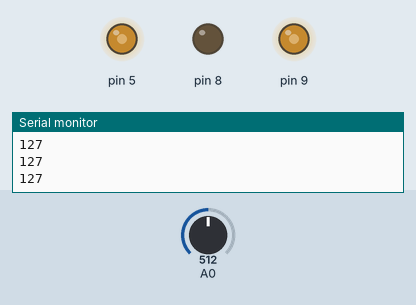
Recording of a sketch running on a simulated Arduino Uno, built with avr-gcc and run on an emulated ATmega328P. Parts: output pins drawn as LEDs (lit = HIGH), the last lines printed to the serial monitor. The inputs (shaded band) are chosen by the test bench; at power-on: A0 = 512.

Above: at 1.2 s.
1.3 s: A0 set to 716
At 2.1 s:
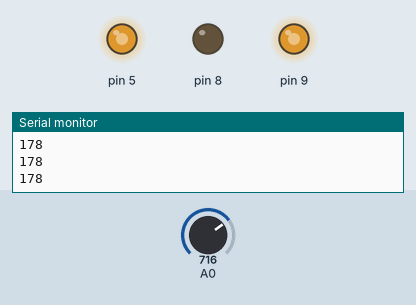
2.8 s: A0 set to 900
At 3.3 s:
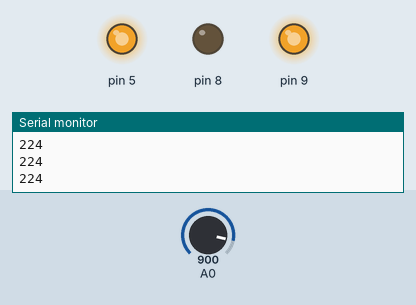
4.3 s: A0 set to 122
At 5.5 s:
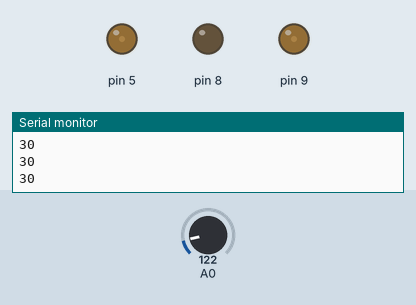
5.8 s: A0 set to 0
At 6.7 s:
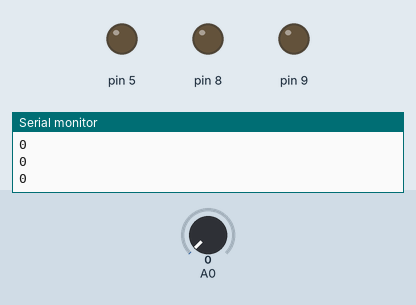
7.3 s: A0 set to 511
At 7.9 s:
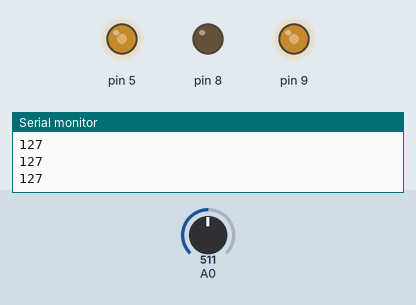
Timing chart, 0 to 9.8 s (numbered marks = the images above; inputs shaded):
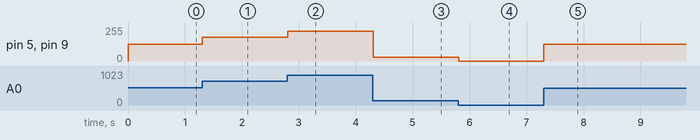

The sketch:

analog_write_code.ino
```cpp
void setup(){
  pinMode(A0,INPUT);
  pinMode(9,OUTPUT);
  pinMode(8,OUTPUT);

  Serial.begin(9600);
}
void loop(){
  int a = analogRead(A0);
  int t = map(a,0,1023,0,255);
  Serial.println(t);
  analogWrite(9,t);
  analogWrite(5,t);

}
```

Measured:
- after the input at 1.3 s, pin 5, pin 9: 127/255 → 178/255 at once
- after the input at 2.8 s, pin 5, pin 9: 178/255 → 224/255 at once
- after the input at 4.3 s, pin 5, pin 9: 224/255 → 30/255 at once
- after the input at 5.8 s, pin 5, pin 9: 30/255 → 0/255 at once
- after the input at 7.3 s, pin 5, pin 9: 0/255 → 127/255 at once
